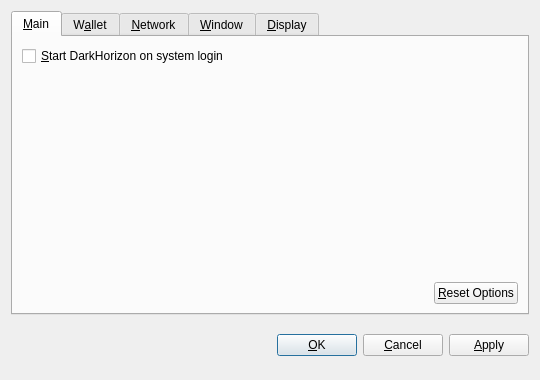
<?xml version="1.0" encoding="UTF-8"?>
<ui version="4.0">
 <class>OptionsDialog</class>
 <widget class="QDialog" name="OptionsDialog">
  <property name="geometry">
   <rect>
    <x>0</x>
    <y>0</y>
    <width>540</width>
    <height>380</height>
   </rect>
  </property>
  <property name="windowTitle">
   <string>Options</string>
  </property>
  <property name="modal">
   <bool>true</bool>
  </property>
  <layout class="QVBoxLayout" name="verticalLayout">
   <item>
    <widget class="QTabWidget" name="tabWidget">
     <property name="tabPosition">
      <enum>QTabWidget::North</enum>
     </property>
     <property name="currentIndex">
      <number>0</number>
     </property>
     <widget class="QWidget" name="tabMain">
      <attribute name="title">
       <string>&amp;Main</string>
      </attribute>
      <layout class="QVBoxLayout" name="verticalLayout_Main">
       <item>
        <widget class="QCheckBox" name="bitcoinAtStartup">
         <property name="toolTip">
          <string>Automatically start DarkHorizon after logging in to the system.</string>
         </property>
         <property name="text">
          <string>&amp;Start DarkHorizon on system login</string>
         </property>
        </widget>
       </item>
       <item>
        <spacer name="verticalSpacer_Main">
         <property name="orientation">
          <enum>Qt::Vertical</enum>
         </property>
         <property name="sizeHint" stdset="0">
          <size>
           <width>20</width>
           <height>40</height>
          </size>
         </property>
        </spacer>
       </item>
       <item>
        <layout class="QHBoxLayout" name="horizontalLayout_2_Main">
         <item>
          <spacer name="horizontalSpacer_2_Main">
           <property name="orientation">
            <enum>Qt::Horizontal</enum>
           </property>
           <property name="sizeHint" stdset="0">
            <size>
             <width>40</width>
             <height>20</height>
            </size>
           </property>
          </spacer>
         </item>
         <item>
          <widget class="QPushButton" name="resetButton">
           <property name="toolTip">
            <string>Reset all client options to default.</string>
           </property>
           <property name="text">
            <string>&amp;Reset Options</string>
           </property>
           <property name="autoDefault">
            <bool>false</bool>
           </property>
          </widget>
         </item>
        </layout>
       </item>
      </layout>
     </widget>
     <widget class="QWidget" name="tabWallet">
      <attribute name="title">
       <string>W&amp;allet</string>
      </attribute>
      <layout class="QVBoxLayout" name="verticalLayout_Network">
       <item>
        <widget class="QLabel" name="transactionFeeInfoLabel">
         <property name="text">
          <string>Optional transaction fee per kB that helps make sure your transactions are processed quickly. Most transactions are 1 kB.</string>
         </property>
         <property name="textFormat">
          <enum>Qt::PlainText</enum>
         </property>
         <property name="wordWrap">
          <bool>true</bool>
         </property>
        </widget>
       </item>
       <item>
        <layout class="QHBoxLayout" name="horizontalLayout_1_Main">
         <item>
          <widget class="QLabel" name="transactionFeeLabel">
           <property name="text">
            <string>Pay transaction &amp;fee</string>
           </property>
           <property name="textFormat">
            <enum>Qt::PlainText</enum>
           </property>
           <property name="buddy">
            <cstring>transactionFee</cstring>
           </property>
          </widget>
         </item>
         <item>
          <widget class="BitcoinAmountField" name="transactionFee"/>
         </item>
         <item>
          <spacer name="horizontalSpacer_1_Main">
           <property name="orientation">
            <enum>Qt::Horizontal</enum>
           </property>
           <property name="sizeHint" stdset="0">
            <size>
             <width>40</width>
             <height>20</height>
            </size>
           </property>
          </spacer>
         </item>
        </layout>
       </item>
       <item>
        <widget class="QLabel" name="label">
         <property name="text">
          <string>If you disable the spending of unconfirmed change, the change from a transaction cannot be used until that transaction has at least one confirmation. This also affects how your balance is computed.</string>
         </property>
         <property name="wordWrap">
          <bool>true</bool>
         </property>
        </widget>
       </item>
       <item>
        <widget class="QCheckBox" name="spendZeroConfChange">
         <property name="text">
          <string>Spend unconfirmed change  (experts only)</string>
         </property>
        </widget>
       </item>
       <item>
        <spacer name="verticalSpacer">
         <property name="orientation">
          <enum>Qt::Vertical</enum>
         </property>
         <property name="sizeHint" stdset="0">
          <size>
           <width>20</width>
           <height>40</height>
          </size>
         </property>
        </spacer>
       </item>
      </layout>
     </widget>
     <widget class="QWidget" name="tabNetwork">
      <attribute name="title">
       <string>&amp;Network</string>
      </attribute>
      <layout class="QVBoxLayout" name="verticalLayout_Network">
       <item>
        <widget class="QCheckBox" name="mapPortUpnp">
         <property name="toolTip">
          <string>Automatically open the DarkHorizon client port on the router. This only works when your router supports UPnP and it is enabled.</string>
         </property>
         <property name="text">
          <string>Map port using &amp;UPnP</string>
         </property>
        </widget>
       </item>
       <item>
        <widget class="QCheckBox" name="connectSocks">
         <property name="toolTip">
          <string>Connect to the DarkHorizon network through a SOCKS proxy (e.g. when connecting through Tor).</string>
         </property>
         <property name="text">
          <string>&amp;Connect through SOCKS proxy:</string>
         </property>
        </widget>
       </item>
       <item>
        <layout class="QHBoxLayout" name="horizontalLayout_Network">
         <item>
          <widget class="QLabel" name="proxyIpLabel">
           <property name="text">
            <string>Proxy &amp;IP:</string>
           </property>
           <property name="textFormat">
            <enum>Qt::PlainText</enum>
           </property>
           <property name="buddy">
            <cstring>proxyIp</cstring>
           </property>
          </widget>
         </item>
         <item>
          <widget class="QValidatedLineEdit" name="proxyIp">
           <property name="maximumSize">
            <size>
             <width>140</width>
             <height>16777215</height>
            </size>
           </property>
           <property name="toolTip">
            <string>IP address of the proxy (e.g. 127.0.0.1)</string>
           </property>
          </widget>
         </item>
         <item>
          <widget class="QLabel" name="proxyPortLabel">
           <property name="text">
            <string>&amp;Port:</string>
           </property>
           <property name="textFormat">
            <enum>Qt::PlainText</enum>
           </property>
           <property name="buddy">
            <cstring>proxyPort</cstring>
           </property>
          </widget>
         </item>
         <item>
          <widget class="QLineEdit" name="proxyPort">
           <property name="maximumSize">
            <size>
             <width>55</width>
             <height>16777215</height>
            </size>
           </property>
           <property name="toolTip">
            <string>Port of the proxy (e.g. 9050)</string>
           </property>
          </widget>
         </item>
         <item>
          <widget class="QLabel" name="socksVersionLabel">
           <property name="text">
            <string>SOCKS &amp;Version:</string>
           </property>
           <property name="textFormat">
            <enum>Qt::PlainText</enum>
           </property>
           <property name="buddy">
            <cstring>socksVersion</cstring>
           </property>
          </widget>
         </item>
         <item>
          <widget class="QValueComboBox" name="socksVersion">
           <property name="toolTip">
            <string>SOCKS version of the proxy (e.g. 5)</string>
           </property>
          </widget>
         </item>
         <item>
          <spacer name="horizontalSpacer_Network">
           <property name="orientation">
            <enum>Qt::Horizontal</enum>
           </property>
           <property name="sizeHint" stdset="0">
            <size>
             <width>40</width>
             <height>20</height>
            </size>
           </property>
          </spacer>
         </item>
        </layout>
       </item>
       <item>
        <spacer name="verticalSpacer_Network">
         <property name="orientation">
          <enum>Qt::Vertical</enum>
         </property>
         <property name="sizeHint" stdset="0">
          <size>
           <width>20</width>
           <height>40</height>
          </size>
         </property>
        </spacer>
       </item>
      </layout>
     </widget>
     <widget class="QWidget" name="tabWindow">
      <attribute name="title">
       <string>&amp;Window</string>
      </attribute>
      <layout class="QVBoxLayout" name="verticalLayout_Window">
       <item>
        <widget class="QCheckBox" name="minimizeToTray">
         <property name="toolTip">
          <string>Show only a tray icon after minimizing the window.</string>
         </property>
         <property name="text">
          <string>&amp;Minimize to the tray instead of the taskbar</string>
         </property>
        </widget>
       </item>
       <item>
        <widget class="QCheckBox" name="minimizeOnClose">
         <property name="toolTip">
          <string>Minimize instead of exit the application when the window is closed. When this option is enabled, the application will be closed only after selecting Quit in the menu.</string>
         </property>
         <property name="text">
          <string>M&amp;inimize on close</string>
         </property>
        </widget>
       </item>
       <item>
        <spacer name="verticalSpacer_Window">
         <property name="orientation">
          <enum>Qt::Vertical</enum>
         </property>
         <property name="sizeHint" stdset="0">
          <size>
           <width>20</width>
           <height>40</height>
          </size>
         </property>
        </spacer>
       </item>
      </layout>
     </widget>
     <widget class="QWidget" name="tabDisplay">
      <attribute name="title">
       <string>&amp;Display</string>
      </attribute>
      <layout class="QVBoxLayout" name="verticalLayout_Display">
       <item>
        <layout class="QHBoxLayout" name="horizontalLayout_1_Display">
         <item>
          <widget class="QLabel" name="langLabel">
           <property name="text">
            <string>User Interface &amp;language:</string>
           </property>
           <property name="textFormat">
            <enum>Qt::PlainText</enum>
           </property>
           <property name="buddy">
            <cstring>lang</cstring>
           </property>
          </widget>
         </item>
         <item>
          <widget class="QValueComboBox" name="lang">
           <property name="toolTip">
            <string>The user interface language can be set here. This setting will take effect after restarting DarkHorizon.</string>
           </property>
          </widget>
         </item>
        </layout>
       </item>
       <item>
        <layout class="QHBoxLayout" name="horizontalLayout_2_Display">
         <item>
          <widget class="QLabel" name="unitLabel">
           <property name="text">
            <string>&amp;Unit to show amounts in:</string>
           </property>
           <property name="textFormat">
            <enum>Qt::PlainText</enum>
           </property>
           <property name="buddy">
            <cstring>unit</cstring>
           </property>
          </widget>
         </item>
         <item>
          <widget class="QValueComboBox" name="unit">
           <property name="toolTip">
            <string>Choose the default subdivision unit to show in the interface and when sending coins.</string>
           </property>
          </widget>
         </item>
        </layout>
       </item>
       <item>
        <widget class="QCheckBox" name="displayAddresses">
         <property name="toolTip">
          <string>Whether to show DarkHorizon addresses in the transaction list or not.</string>
         </property>
         <property name="text">
          <string>&amp;Display addresses in transaction list</string>
         </property>
        </widget>
       </item>
       <item>
        <widget class="QCheckBox" name="coinControlFeatures">
         <property name="toolTip">
          <string>Whether to show coin control features or not.</string>
         </property>
         <property name="text">
          <string>Display coin &amp;control features (experts only!)</string>
         </property>
        </widget>
       </item>
       <item>
        <spacer name="verticalSpacer_Display">
         <property name="orientation">
          <enum>Qt::Vertical</enum>
         </property>
         <property name="sizeHint" stdset="0">
          <size>
           <width>20</width>
           <height>40</height>
          </size>
         </property>
        </spacer>
       </item>
      </layout>
     </widget>
    </widget>
   </item>
   <item>
    <layout class="QHBoxLayout" name="horizontalLayout_Buttons">
     <item>
      <spacer name="horizontalSpacer_1">
       <property name="orientation">
        <enum>Qt::Horizontal</enum>
       </property>
       <property name="sizeHint" stdset="0">
        <size>
         <width>40</width>
         <height>48</height>
        </size>
       </property>
      </spacer>
     </item>
     <item>
      <widget class="QLabel" name="statusLabel">
       <property name="font">
        <font>
         <weight>75</weight>
         <bold>true</bold>
        </font>
       </property>
       <property name="text">
        <string/>
       </property>
       <property name="textFormat">
        <enum>Qt::PlainText</enum>
       </property>
       <property name="wordWrap">
        <bool>true</bool>
       </property>
      </widget>
     </item>
     <item>
      <spacer name="horizontalSpacer_2">
       <property name="orientation">
        <enum>Qt::Horizontal</enum>
       </property>
       <property name="sizeHint" stdset="0">
        <size>
         <width>40</width>
         <height>48</height>
        </size>
       </property>
      </spacer>
     </item>
     <item>
      <widget class="QPushButton" name="okButton">
       <property name="text">
        <string>&amp;OK</string>
       </property>
      </widget>
     </item>
     <item>
      <widget class="QPushButton" name="cancelButton">
       <property name="text">
        <string>&amp;Cancel</string>
       </property>
       <property name="autoDefault">
        <bool>false</bool>
       </property>
      </widget>
     </item>
     <item>
      <widget class="QPushButton" name="applyButton">
       <property name="text">
        <string>&amp;Apply</string>
       </property>
       <property name="autoDefault">
        <bool>false</bool>
       </property>
      </widget>
     </item>
    </layout>
   </item>
  </layout>
 </widget>
 <customwidgets>
  <customwidget>
   <class>BitcoinAmountField</class>
   <extends>QSpinBox</extends>
   <header>bitcoinamountfield.h</header>
  </customwidget>
  <customwidget>
   <class>QValueComboBox</class>
   <extends>QComboBox</extends>
   <header>qvaluecombobox.h</header>
  </customwidget>
  <customwidget>
   <class>QValidatedLineEdit</class>
   <extends>QLineEdit</extends>
   <header>qvalidatedlineedit.h</header>
  </customwidget>
 </customwidgets>
 <resources/>
 <connections/>
</ui>
